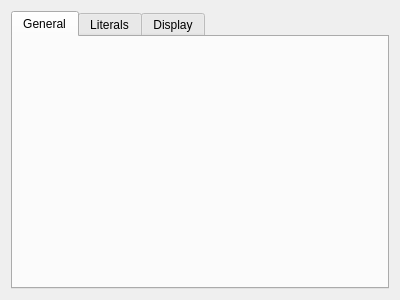
<?xml version="1.0" encoding="UTF-8"?>
<ui version="4.0">
 <class>EnumTabGroup</class>
 <widget class="QWidget" name="EnumTabGroup">
  <property name="geometry">
   <rect>
    <x>0</x>
    <y>0</y>
    <width>400</width>
    <height>300</height>
   </rect>
  </property>
  <property name="windowTitle">
   <string>EnumTabGroup</string>
  </property>
  <layout class="QGridLayout" name="gridLayout">
   <item row="0" column="0">
    <widget class="QTabWidget" name="m_pTabW">
     <property name="currentIndex">
      <number>0</number>
     </property>
     <widget class="QWidget" name="m_pGeneralTab">
      <attribute name="title">
       <string>General</string>
      </attribute>
      <layout class="QVBoxLayout" name="verticalLayout">
       <item>
        <widget class="EnumGeneral" name="m_pGeneralPage" native="true"/>
       </item>
      </layout>
     </widget>
     <widget class="QWidget" name="m_pLiteralsTab">
      <attribute name="title">
       <string>Literals</string>
      </attribute>
      <layout class="QVBoxLayout" name="verticalLayout_2">
       <item>
        <widget class="QWidget" name="m_pLiteralsPage" native="true"/>
       </item>
      </layout>
     </widget>
     <widget class="QWidget" name="m_pDisplayTab">
      <attribute name="title">
       <string>Display</string>
      </attribute>
     </widget>
    </widget>
   </item>
  </layout>
 </widget>
 <customwidgets>
  <customwidget>
   <class>EnumGeneral</class>
   <extends>QWidget</extends>
   <header>dock/pages/controller/enumgeneral.h</header>
   <container>1</container>
  </customwidget>
 </customwidgets>
 <resources/>
 <connections/>
</ui>
